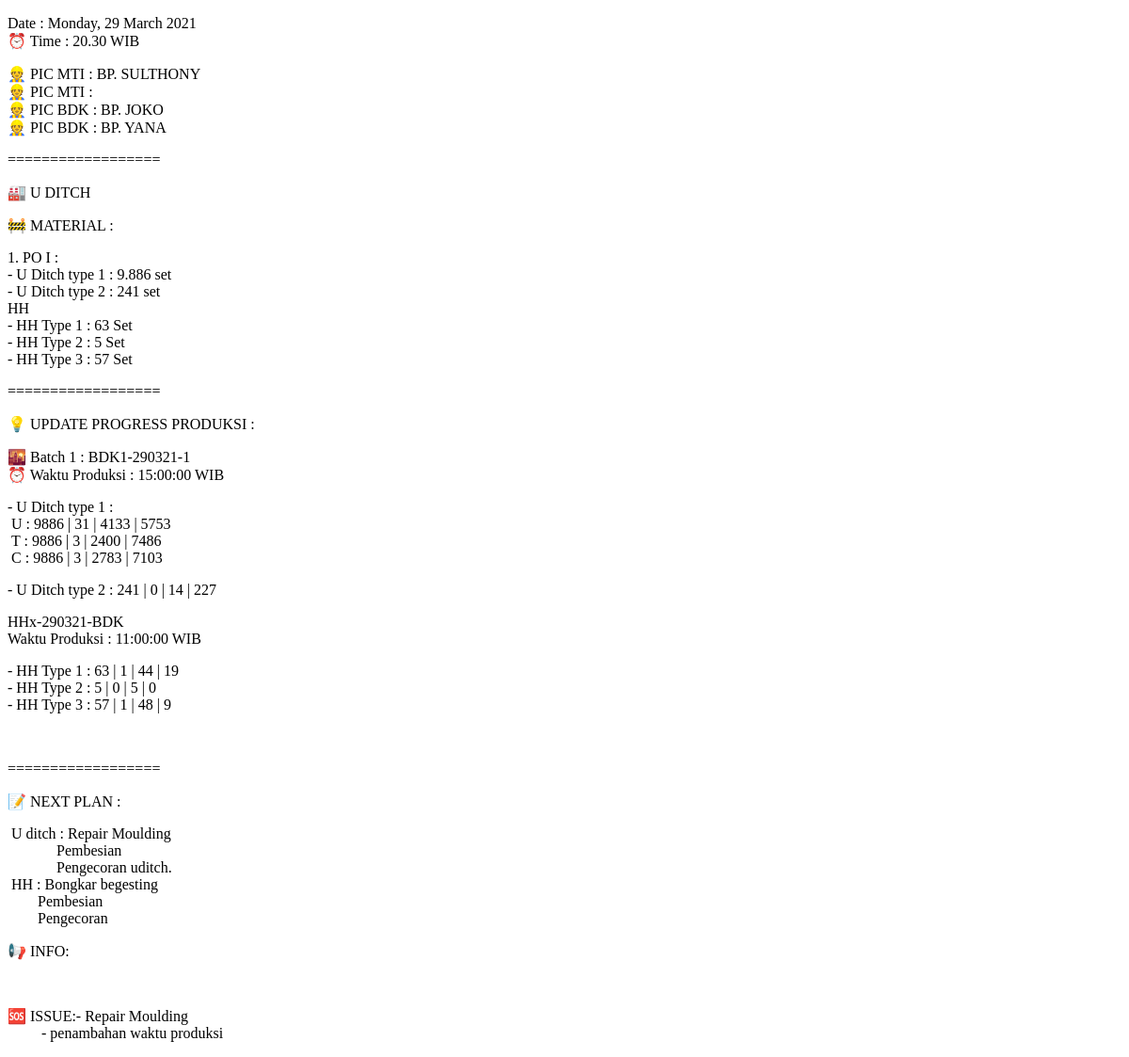
The page /dailyreport/hasil/index.php?tanggal=2021-03-29 on the database as committed earlier.
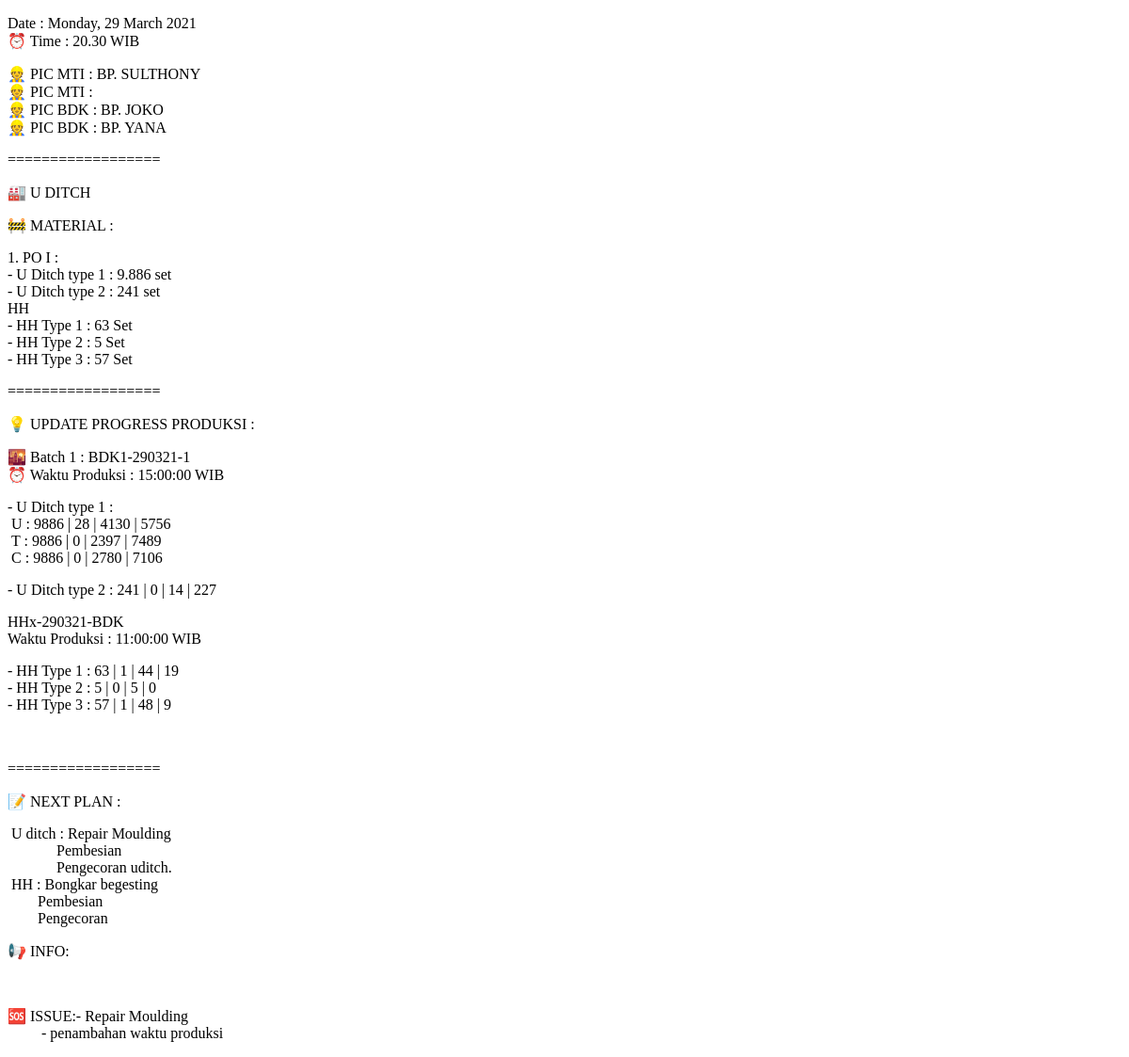
The same page on the database as committed later.
### tables this page shows
CREATE TABLE `produksi` (
  `nomor` int(11) NOT NULL,
  `dibuat` timestamp NOT NULL DEFAULT current_timestamp(),
  `diedit` timestamp NOT NULL DEFAULT current_timestamp(),
  `oleh` varchar(20) NOT NULL DEFAULT 'AutoSystem',
  `tanggal` date NOT NULL,
  `kode` varchar(14) NOT NULL,
  `jam` time NOT NULL,
  `u` int(11) NOT NULL,
  `t` int(11) NOT NULL,
  `c` int(11) NOT NULL,
  `c2` int(11) NOT NULL,
  `hh1` int(11) NOT NULL,
  `hh2` int(11) NOT NULL,
  `hh3` int(11) NOT NULL,
  `hhc` int(11) NOT NULL
);

### dailyreport/hasil/sistem.php (called while the page is built, shortened)
<?php
	include "../../koneksi.php";
	$total = "SELECT SUM(u), SUM(t), SUM(c), SUM(c2), SUM(hh1), SUM(hh2), SUM(hh3) FROM produksi WHERE tanggal < '".$_GET['tanggal']."'";
	$bdk1 = "SELECT * FROM produksi WHERE tanggal = '".$_GET['tanggal']."' AND kode LIKE 'BDK1%'";
	$hh = "SELECT sum(hh1), sum(hh2), sum(hh3) FROM produksi WHERE tanggal = '".$_GET['tanggal']."'";
	$result = $conn->query($total);
	$record = $result->fetch_array();
	$total_u = $record[0];
	$total_t = $record[1];
	$total_c = $record[2];
	$total_c2 = $record[3];
	$total_hh1 = $record[4];
	$total_hh2 = $record[5];
	$total_hh3 = $record[6];
?>

### dailyreport/hasil/index.php (the view, shortened to what this page needs)
<?php
	include '../../koneksi.php';
	$po_u1 = 9886;
	$po_u2 = 241;
	$po_hh1 = 63;
	$po_hh2 = 5;
	$po_hh3 = 57;
?>
<!DOCTYPE html>
<html>
<head>
</head>
<body>
	<p>Date : <?= strftime('%A, %d %B %Y', strtotime($_GET['tanggal'])) ?><br>
	&#x23F0 Time : 20.30 WIB</p>
	<p>&#x1F477 PIC MTI : BP. SULTHONY<br>
	&#x1F477 PIC MTI : <br>
	&#x1F477 PIC BDK : BP. JOKO<br>
	&#x1F477 PIC BDK : BP. YANA</p>
	<p>==================</p>
	<p>&#x1F3ED U DITCH</p>
	<p>&#x1F6A7 MATERIAL  : </p>
	<p>1. PO I :<br>
	- U Ditch type 1 : 9.886 set<br>
	- U Ditch type 2 : 241 set<br>
	HH<br>
	- HH Type 1 : 63 Set<br>
	- HH Type 2 : 5 Set<br>
	- HH Type 3 : 57 Set</p>
	<p>==================</p>
	<p>&#x1F4A1 UPDATE PROGRESS PRODUKSI :</p>
	<?php
		include 'sistem.php';
		$result1 = $conn->query($bdk1);
		if ($result1->num_rows > 0) {
			$counter = 0;
			$date = date_create($_GET['tanggal']);
			while ($row = $result1->fetch_assoc()) {
				$counter = $counter + 1;
				$total_u = $total_u + $row['u'];
				$total_t = $total_t + $row['t'];
				$total_c = $total_c + $row['c'];
				$total_c2 = $total_c2 + $row['c2'];
	?>
		<p>&#x1F307 Batch <?= $counter; ?> : <?= $row['kode']; ?><br>
		&#x23F0 Waktu Produksi : <?= $row['jam'] ?> WIB</p>
		<p>- U Ditch type 1 :<br>
		&nbsp;U : <?= $po_u1; ?> | <?= $row['u']; ?> | <?= $total_u; ?> | <?= $po_u1 - $total_u; ?><br>
		&nbsp;T : <?= $po_u1; ?> | <?= $row['t']; ?> | <?= $total_t; ?> | <?= $po_u1 - $total_t; ?><br>
		&nbsp;C : <?= $po_u1; ?> | <?= $row['c']; ?> | <?= $total_c; ?> | <?= $po_u1 - $total_c; ?></p>
		<p>- U Ditch type  2 : <?= $po_u2; ?> | <?= $row['c2']; ?> | <?php echo $total_c2; ?> | <?= $po_u2 - $total_c2; ?></p>
	<?php
			}
		}
	?>
	<?php
		$result3 = $conn->query($hh);
		if ($result3->num_rows > 0) {
			while ($row = $result3->fetch_array()){
	?>
		<p>HHx-<?= date_format($date, 'dmy')?>-BDK<br>
		Waktu Produksi : 11:00:00  WIB</p>
		<p>- HH Type 1 : <?= $po_hh1 ; ?> | <?= $row[0]; ?> | <?php $total_hh1 = $total_hh1 + $row[0]; echo $total_hh1; ?> | <?= $po_hh1 - $total_hh1; ?><br>
		- HH Type 2 : <?= $po_hh2 ; ?> | <?= $row[1]; ?> | <?php $total_hh2 = $total_hh2 + $row[1]; echo $total_hh2; ?> | <?= $po_hh2 - $total_hh2; ?><br>
		- HH Type 3 : <?= $po_hh3 ; ?> | <?= $row[2]; ?> | <?php $total_hh3 = $total_hh3 + $row[2]; echo $total_hh3; ?> | <?= $po_hh3 - $total_hh3; ?></p>
		<br>
	<?php
			}
		}
	?>
	<p>==================</p>
	<p>&#x1F4DD NEXT PLAN :</p>
	&nbsp;U ditch : Repair Moulding<br>
	&nbsp;&nbsp;&nbsp;&nbsp;&nbsp;&nbsp;&nbsp;&nbsp;&nbsp;&nbsp;&nbsp;&nbsp;&nbsp;Pembesian<br>
	&nbsp;&nbsp;&nbsp;&nbsp;&nbsp;&nbsp;&nbsp;&nbsp;&nbsp;&nbsp;&nbsp;&nbsp;&nbsp;Pengecoran uditch.<br>
	&nbsp;HH : Bongkar begesting<br>
	&nbsp;&nbsp;&nbsp;&nbsp;&nbsp;&nbsp;&nbsp;&nbsp;Pembesian<br>
	&nbsp;&nbsp;&nbsp;&nbsp;&nbsp;&nbsp;&nbsp;&nbsp;Pengecoran</p>
	<p>&#x1F4E2 INFO:</p>
	<br>
	<p>&#x1F198 ISSUE:- Repair Moulding<br>
	&nbsp;&nbsp;&nbsp;&nbsp;&nbsp;&nbsp;&nbsp;&nbsp;&nbsp;- penambahan waktu produksi</p>
</body>
</html>

Rows that differ between the two databases and show on the page:
changed produksi "BDK1-290321-1": u "31" → "28"; total_u "4133" → "4130"; total_u "5753" → "5756"; t "3" → "0"; total_t "2400" → "2397"; total_t "7486" → "7489"; c "3" → "0"; total_c "2783" → "2780"; total_c "7103" → "7106"
